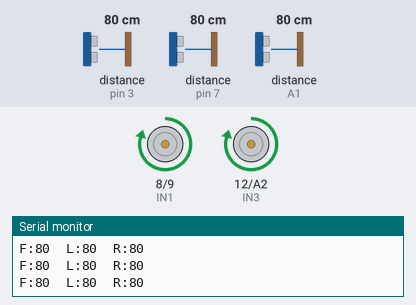
The sketch below on a simulated Arduino Uno, built with avr-gcc and run on an emulated ATmega328P. On the bench: motor-driver pin pairs drawn as motors (green arrow = first pin HIGH = forward, orange = second pin HIGH = backward, longer = more drive, scaled by the enable pin), the last lines printed to the serial monitor. Wiring (inferred from the names in the program): 3 × ultrasonic range finder: trigger pin 2, echo pin 3 / trigger pin 6, echo pin 7 / trigger A0, echo A1. The inputs (shaded band) are chosen by the test bench; at power-on: distance to the obstacle (sensors on pin 3, pin 7, A1) 80 cm. The echo pulse lasts 58.3 µs per cm.

Above: at 2.2 s.
2.3 s: distance to the obstacle (sensor on pin 3) set to 25 cm
3.8 s: distance to the obstacle (sensor on pin 3) set to 20 cm
At 4.15 s:
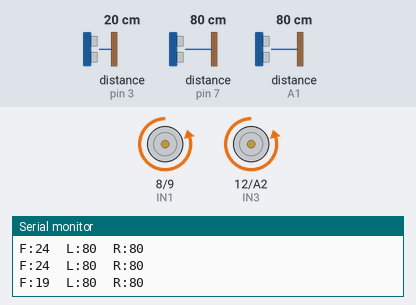
At 4.8 s:
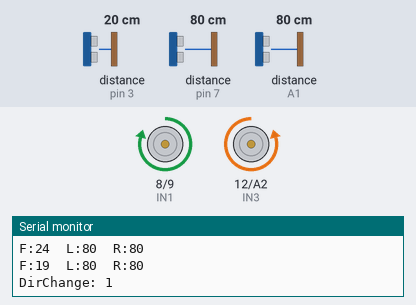
6.8 s: distance to the obstacle (sensor on pin 7) set to 2 cm
At 7.83 s:
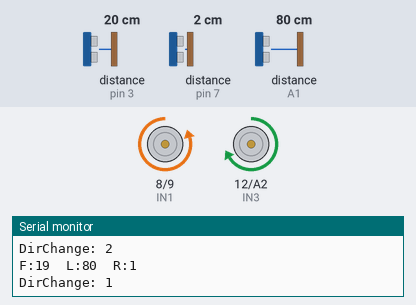
9.8 s: distance to the obstacle (sensor on pin 3) set to 35 cm
11.4 s: distance to the obstacle (sensor on A1) set to 17 cm
12.9 s: distance to the obstacle (sensor on A1) set to 12 cm
At 13.8 s:
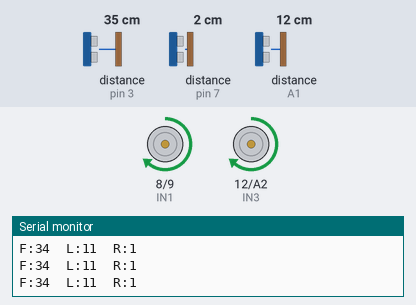
Timing chart, 0 to 15.5 s (numbered marks = the images above; inputs shaded):
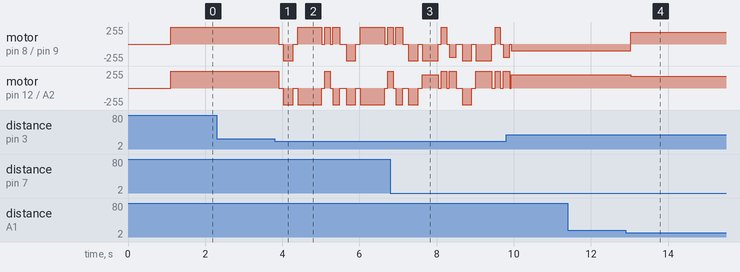

The sketch:

sensor_data_esp32.ino
```cpp
// ── Motor Driver (L298N) ─────────────────────────────────────
const int IN1 =  8;   // Left  – forward
const int IN2 =  9;   // Left  – backward
const int ENA = 10;   // Left  – PWM speed  ★ PWM pin ★

const int IN3 = 12;   // Right – forward
const int IN4 = A2;   // Right – backward
const int ENB = 11;   // Right – PWM speed  ★ PWM pin ★

// ── Ultrasonic Sensors (HC-SR04) ─────────────────────────────
const int TRIG_F = 2;  const int ECHO_F = 3;
const int TRIG_L = A0; const int ECHO_L = A1;
const int TRIG_R = 6;  const int ECHO_R = 7;

// ── Speed Parameters ─────────────────────────────────────────
const int BASE_SPEED   = 250;  // cruise — cooler on 7.4V
const int TURN_SPEED   = 200;  // higher to overcome mixed-surface friction
const int SLOW_SPEED   = 180;  // narrow corridor creep

// ── Distance Thresholds (cm) ─────────────────────────────────
const int FRONT_THRESH  = 22;  // front obstacle stop (was 28)
const int SIDE_WARN     = 26;  // soft proportional curve begins (was 22)
const int SIDE_DANGER   = 14;  // hard pivot (was 11 — too close for 20cm body)
const int NARROW_THRESH = 20;  // both sides tight = corridor (matches body width)

// ── Timing Parameters (ms) ───────────────────────────────────
// Calibrated for: 25×20cm rover, 7.4V LiPo, mixed surface, TT motors
// Wheelbase ~20cm, TT@7.4V ~200RPM, wheel ~65mm → ~680mm/s
// 90°  arc = π×20/4 = 15.7cm → ~230ms base + 30% friction = ~300ms
// Undershooting reported → add 40% buffer → 420ms
const int TURN_90      = 420;  // ms — 90° in-place turn
const int TURN_135     = 630;  // ms — 135° escape (TURN_90 × 1.5)
const int TURN_150     = 700;  // ms — 150° deep escape (TURN_90 × 1.67)
const int REVERSE_TIME = 250;  // ms — blind reverse (was 380, too far)
const int PIVOT_TIME   = 180;  // ms — hard side correction pivot

// ── Sensor Averaging ─────────────────────────────────────────
const int SENSOR_SAMPLES = 3;

// ── Internal State ────────────────────────────────────────────
long distF, distL, distR;

// ── Anti-loop escape counter ─────────────────────────────────
int           dirChanges     = 0;
unsigned long dirChangeTimer = 0;
const int     LOOP_ESCAPE    = 3;     // changes before forced escape
const unsigned long ESCAPE_WINDOW = 2000; // ms

// ── Function Prototypes ───────────────────────────────────────
long getDistance(int trigPin, int echoPin);
long getDistanceAvg(int trigPin, int echoPin);
void moveForward();
void moveBackward();
void turnLeft();
void turnRight();
void stopMotors();
void setMotors(int leftSpeed, int rightSpeed);
int  proportionalCorrection(long dist, int warnThresh, int dangerThresh);
void registerDirChange();
void forceEscape();

// ─────────────────────────────────────────────────────────────
void setup() {
  pinMode(IN1, OUTPUT); pinMode(IN2, OUTPUT); pinMode(ENA, OUTPUT);
  pinMode(IN3, OUTPUT); pinMode(IN4, OUTPUT); pinMode(ENB, OUTPUT);

  pinMode(TRIG_F, OUTPUT); pinMode(ECHO_F, INPUT);
  pinMode(TRIG_L, OUTPUT); pinMode(ECHO_L, INPUT);
  pinMode(TRIG_R, OUTPUT); pinMode(ECHO_R, INPUT);

  Serial.begin(9600);
  stopMotors();
  delay(500);

  Serial.println("=== Rover v2.1  (25x20cm / 7.4V / Mixed) ===");
  Serial.print("Startup F:"); Serial.print(getDistanceAvg(TRIG_F, ECHO_F));
  Serial.print("  L:");       Serial.print(getDistanceAvg(TRIG_L, ECHO_L));
  Serial.print("  R:");       Serial.println(getDistanceAvg(TRIG_R, ECHO_R));
  delay(500);
}

// ─────────────────────────────────────────────────────────────
void loop() {

  // 1. Read all sensors
  distF = getDistanceAvg(TRIG_F, ECHO_F);
  distL = getDistanceAvg(TRIG_L, ECHO_L);
  distR = getDistanceAvg(TRIG_R, ECHO_R);

  Serial.print("F:"); Serial.print(distF);
  Serial.print("  L:"); Serial.print(distL);
  Serial.print("  R:"); Serial.println(distR);

  // 2. Decision logic — priority order

  // ── A. FRONT BLOCKED ─────────────────────────────────────
  if (distF < FRONT_THRESH) {

    stopMotors();
    delay(120);
    moveBackward();
    delay(REVERSE_TIME);
    stopMotors();
    delay(80);

    // Re-read sides after stopping — fresher data
    distL = getDistanceAvg(TRIG_L, ECHO_L);
    distR = getDistanceAvg(TRIG_R, ECHO_R);

    registerDirChange(); // track for loop detection

    if (distL > distR) {
      turnLeft();
      delay(TURN_90);
    } else if (distR > distL) {
      turnRight();
      delay(TURN_90);
    } else {
      // Dead-end — rotate deeper to find opening
      turnRight();
      delay(TURN_90 + 210);  // ~150° turn
    }

    stopMotors();
    delay(80);

    // Blind-spot creep: nudge forward 3cm to expose diagonal corner
    // then re-check front before committing
    moveForward();
    delay(140);  // ~3cm at BASE_SPEED on 7.4V
    stopMotors();
    delay(60);

    long newFront = getDistanceAvg(TRIG_F, ECHO_F);
    if (newFront < FRONT_THRESH) {
      // Corner obstacle found — turn a bit more
      if (distL > distR) { turnLeft();  delay(180); }
      else               { turnRight(); delay(180); }
      stopMotors();
    }

    return;
  }

  // ── B. NARROW CORRIDOR ───────────────────────────────────
  bool leftDanger  = (distL < SIDE_DANGER);
  bool rightDanger = (distR < SIDE_DANGER);
  bool leftWarn    = (distL < SIDE_WARN);
  bool rightWarn   = (distR < SIDE_WARN);

  if (leftDanger && rightDanger) {
    // Both walls critically close — creep slowly
    setMotors(SLOW_SPEED, SLOW_SPEED);
    delay(25);
    return;
  }

  // ── C. DANGER ZONE one side → hard pivot ─────────────────
  if (leftDanger) {
    setMotors(TURN_SPEED, -(TURN_SPEED / 2));
    delay(PIVOT_TIME);
    return;
  }
  if (rightDanger) {
    setMotors(-(TURN_SPEED / 2), TURN_SPEED);
    delay(PIVOT_TIME);
    return;
  }

  // ── D. WARN ZONE → proportional curve ────────────────────
  if (leftWarn && !rightWarn) {
    int correction = proportionalCorrection(distL, SIDE_WARN, SIDE_DANGER);
    setMotors(BASE_SPEED, BASE_SPEED - correction);
    delay(25);
    return;
  }
  if (rightWarn && !leftWarn) {
    int correction = proportionalCorrection(distR, SIDE_WARN, SIDE_DANGER);
    setMotors(BASE_SPEED - correction, BASE_SPEED);
    delay(25);
    return;
  }
  if (leftWarn && rightWarn) {
    if (distL < distR) {
      int c = proportionalCorrection(distL, SIDE_WARN, SIDE_DANGER);
      setMotors(BASE_SPEED, BASE_SPEED - c);
    } else {
      int c = proportionalCorrection(distR, SIDE_WARN, SIDE_DANGER);
      setMotors(BASE_SPEED - c, BASE_SPEED);
    }
    delay(25);
    return;
  }

  // ── E. ALL CLEAR ─────────────────────────────────────────
  moveForward();
  delay(25);
}

// ─────────────────────────────────────────────────────────────
//  ANTI-LOOP ESCAPE
//  If rover changes direction 3+ times in 2 seconds it's stuck
//  in a geometry loop → forced 150° escape breaks any pattern
// ─────────────────────────────────────────────────────────────
void registerDirChange() {
  unsigned long now = millis();
  if (now - dirChangeTimer > ESCAPE_WINDOW) {
    dirChanges    = 0;
    dirChangeTimer = now;
  }
  dirChanges++;
  Serial.print("DirChange: "); Serial.println(dirChanges);
  if (dirChanges >= LOOP_ESCAPE) forceEscape();
}

void forceEscape() {
  Serial.println(">> FORCE ESCAPE");
  stopMotors();
  delay(200);
  moveBackward();
  delay(400);           // back up more than normal
  stopMotors();
  delay(100);
  turnLeft();
  delay(TURN_150);      // 150° spin — guaranteed to break any geometry
  stopMotors();
  delay(100);
  dirChanges    = 0;
  dirChangeTimer = millis();
}

// ─────────────────────────────────────────────────────────────
//  PROPORTIONAL CORRECTION
//  0 at warnThresh → 90 at dangerThresh
// ─────────────────────────────────────────────────────────────
int proportionalCorrection(long dist, int warnThresh, int dangerThresh) {
  dist = constrain(dist, dangerThresh, warnThresh);
  return map(dist, warnThresh, dangerThresh, 0, 90);
}

// ─────────────────────────────────────────────────────────────
//  AVERAGED DISTANCE
// ─────────────────────────────────────────────────────────────
long getDistanceAvg(int trigPin, int echoPin) {
  long total = 0;
  int  valid = 0;
  for (int i = 0; i < SENSOR_SAMPLES; i++) {
    long d = getDistance(trigPin, echoPin);
    if (d != 999) { total += d; valid++; }
    delayMicroseconds(800);
  }
  return (valid > 0) ? (total / valid) : 999;
}

// ─────────────────────────────────────────────────────────────
//  RAW DISTANCE
// ─────────────────────────────────────────────────────────────
long getDistance(int trigPin, int echoPin) {
  digitalWrite(trigPin, LOW);
  delayMicroseconds(2);
  digitalWrite(trigPin, HIGH);
  delayMicroseconds(10);
  digitalWrite(trigPin, LOW);
  long duration = pulseIn(echoPin, HIGH, 25000UL);
  if (duration == 0) return 999;
  return duration / 58L;
}

// ─────────────────────────────────────────────────────────────
//  MOTOR CONTROL  (+ve = forward, -ve = backward, range ±255)
// ─────────────────────────────────────────────────────────────
void setMotors(int leftSpeed, int rightSpeed) {
  if (leftSpeed >= 0) {
    digitalWrite(IN1, HIGH); digitalWrite(IN2, LOW);
  } else {
    digitalWrite(IN1, LOW);  digitalWrite(IN2, HIGH);
    leftSpeed = -leftSpeed;
  }
  analogWrite(ENA, constrain(leftSpeed, 0, 255));

  if (rightSpeed >= 0) {
    digitalWrite(IN3, HIGH); digitalWrite(IN4, LOW);
  } else {
    digitalWrite(IN3, LOW);  digitalWrite(IN4, HIGH);
    rightSpeed = -rightSpeed;
  }
  analogWrite(ENB, constrain(rightSpeed, 0, 255));
}

void moveForward()  { setMotors( BASE_SPEED,  BASE_SPEED); }
void moveBackward() { setMotors(-BASE_SPEED, -BASE_SPEED); }
void turnLeft()     { setMotors(-TURN_SPEED,  TURN_SPEED); }
void turnRight()    { setMotors( TURN_SPEED, -TURN_SPEED); }
void stopMotors()   { setMotors(0, 0); }
```

Measured:
- the behaviour switches between 23 and 22 cm on distance to the obstacle (sensor on pin 3) (found by bisection; images 0 and 1)
- the behaviour switches between 15 and 14 cm on distance to the obstacle (sensor on A1) (found by bisection; images 3 and 4)
- after the input at 12.9 s, motor on pin 8 (IN1) / pin 9 (IN2): backward 100/255 → forward 180/255 after 0.13 s; motor on pin 12 (IN3) / A2 (IN4): forward 200/255 → forward 180/255 after 0.13 s
